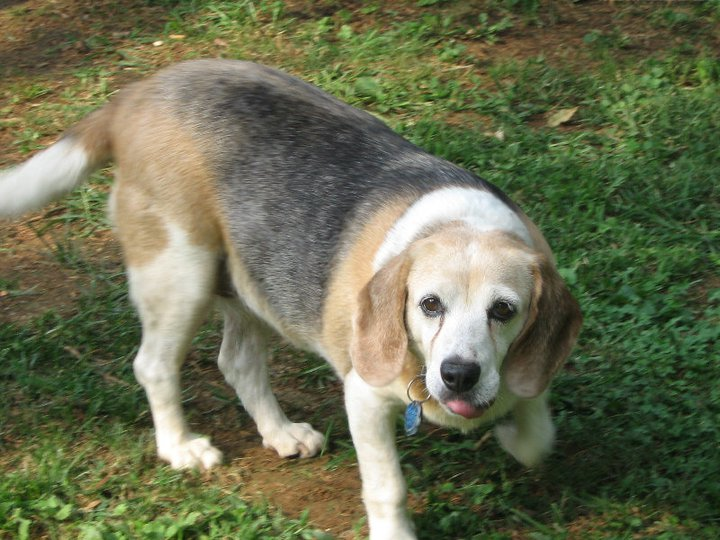
#> input picture lily.jpg, 720 x 540 px
$ python colorschema.py
#> lines starting #> are read from the running program, lines starting #| are printed output that depends on the picture
# lily.jpg was 720px * 540px originally

import imageio.v2 as imageio
import matplotlib.pyplot as plt
import numpy as np
import os.path

# receive file from user
print("Please provide the filepath of an image to analyze:")
filepath = input()
#> the answer given: lily.jpg
file_exists = os.path.exists(filepath)

if file_exists:
	imageio.imread(filepath)

	pic=imageio.imread(filepath)
#> pic is the input picture: shape (540, 720, 3); mean R, G, B 105.4, 109.8, 80.7

	print('Type of the image : ',type(pic))
#| Type of the image :  <class 'numpy.ndarray'>
	print('Shape of the image : {}'.format(pic.shape))
#| Shape of the image : (540, 720, 3)
	print('Height of the image {}'.format(pic.shape[0]))
#| Height of the image 540
	print('Width of the image {}'.format(pic.shape[1]))
#| Width of the image 720
	print('Dimension of the image {}\n'.format(pic.ndim))
#| Dimension of the image 3

	print('Image size {}'.format(pic.size))
#| Image size 1166400
	print('Maximum RGB value in this image {}'.format(pic.max()))
#| Maximum RGB value in this image 255
	print('Minimum RGB value in this image {}\n'.format(pic.min()))
#| Minimum RGB value in this image 0

	print('Value of only R channel {}'.format(pic[ 150, 100, 0]))
#| Value of only R channel 127
	print('Value of only G channel {}'.format(pic[ 150, 100, 1]))
#| Value of only G channel 103
	print('Value of only B channel {}'.format(pic[ 150, 100, 2]))
#| Value of only B channel 65

	plt.title('R channel')
	plt.imshow(pic[ : , : , 0])
	plt.show()
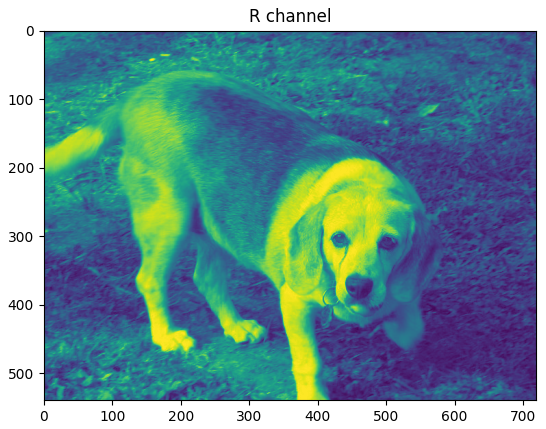
#> figure drawn by matplotlib, 1 panel

	plt.title('G channel')
	plt.imshow(pic[ : , : , 1])
	plt.show()
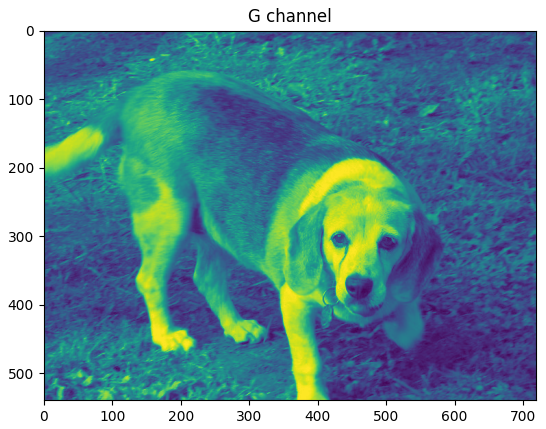
#> figure drawn by matplotlib, 1 panel

	plt.title('B channel')
	plt.imshow(pic[ : , : , 2])
	plt.show()
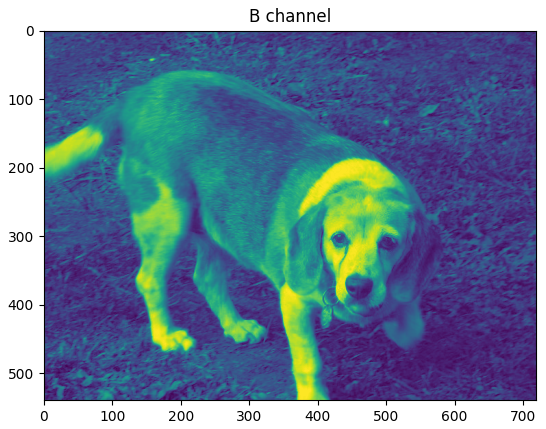
#> figure drawn by matplotlib, 1 panel

else:
	print("File does not exist.")
